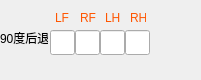
     <widget class="QWidget" name="widget_11" native="true">
      <property name="geometry">
       <rect>
        <x>60</x>
        <y>360</y>
        <width>201</width>
        <height>80</height>
       </rect>
      </property>
      <widget class="QLineEdit" name="edit_90back_pressSet_lf">
       <property name="geometry">
        <rect>
         <x>50</x>
         <y>30</y>
         <width>25</width>
         <height>25</height>
        </rect>
       </property>
       <property name="text">
        <string/>
       </property>
      </widget>
      <widget class="QLabel" name="label_99">
       <property name="geometry">
        <rect>
         <x>0</x>
         <y>30</y>
         <width>48</width>
         <height>16</height>
        </rect>
       </property>
       <property name="styleSheet">
        <string notr="true">font: 25 7pt &quot;Adobe 宋体 Std L&quot;;</string>
       </property>
       <property name="text">
        <string>90度后退</string>
       </property>
      </widget>
      <widget class="QLineEdit" name="edit_90back_pressSet_rf">
       <property name="geometry">
        <rect>
         <x>75</x>
         <y>30</y>
         <width>25</width>
         <height>25</height>
        </rect>
       </property>
       <property name="text">
        <string/>
       </property>
      </widget>
      <widget class="QLineEdit" name="edit_90back_pressSet_lh">
       <property name="geometry">
        <rect>
         <x>100</x>
         <y>30</y>
         <width>25</width>
         <height>25</height>
        </rect>
       </property>
       <property name="text">
        <string/>
       </property>
      </widget>
      <widget class="QLineEdit" name="edit_90back_pressSet_rh">
       <property name="geometry">
        <rect>
         <x>125</x>
         <y>30</y>
         <width>25</width>
         <height>25</height>
        </rect>
       </property>
       <property name="text">
        <string/>
       </property>
      </widget>
      <widget class="QLabel" name="label_100">
       <property name="geometry">
        <rect>
         <x>55</x>
         <y>10</y>
         <width>16</width>
         <height>16</height>
        </rect>
       </property>
       <property name="styleSheet">
        <string notr="true">font: 25 6pt &quot;Adobe 宋体 Std L&quot;;
color: rgb(255, 85, 0);</string>
       </property>
       <property name="text">
        <string>LF</string>
       </property>
      </widget>
      <widget class="QLabel" name="label_101">
       <property name="geometry">
        <rect>
         <x>80</x>
         <y>10</y>
         <width>16</width>
         <height>16</height>
        </rect>
       </property>
       <property name="styleSheet">
        <string notr="true">font: 25 6pt &quot;Adobe 宋体 Std L&quot;;
color: rgb(255, 85, 0);</string>
       </property>
       <property name="text">
        <string>RF</string>
       </property>
      </widget>
      <widget class="QLabel" name="label_102">
       <property name="geometry">
        <rect>
         <x>105</x>
         <y>10</y>
         <width>16</width>
         <height>16</height>
        </rect>
       </property>
       <property name="styleSheet">
        <string notr="true">font: 25 6pt &quot;Adobe 宋体 Std L&quot;;
color: rgb(255, 85, 0);</string>
       </property>
       <property name="text">
        <string>LH</string>
       </property>
      </widget>
      <widget class="QLabel" name="label_103">
       <property name="geometry">
        <rect>
         <x>130</x>
         <y>10</y>
         <width>16</width>
         <height>16</height>
        </rect>
       </property>
       <property name="styleSheet">
        <string notr="true">font: 25 6pt &quot;Adobe 宋体 Std L&quot;;
color: rgb(255, 85, 0);</string>
       </property>
       <property name="text">
        <string>RH</string>
       </property>
      </widget>
     </widget>
